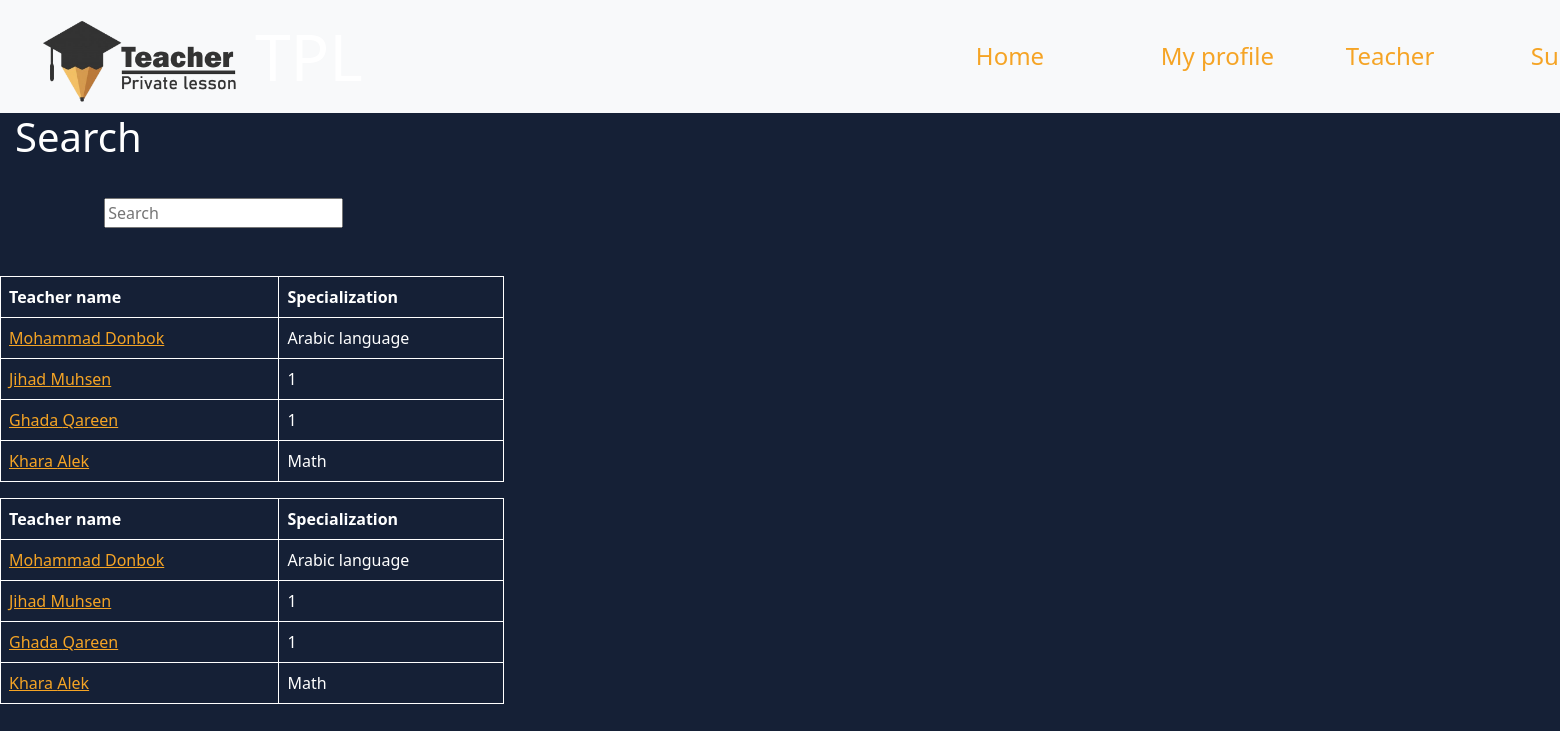
/home/, run on the app's committed database.
### TPL_app/models.py (models this page shows)
class Teacher(models.Model):
    first_name = models.CharField(max_length=255)
    last_name = models.CharField(max_length=255)
    occupation = models.CharField(max_length=255)
    specialization = models.CharField(max_length=255)
    education = models.CharField(max_length=255)
    email = models.CharField(max_length=255, null=True)
    password = models.CharField(max_length=255, null=True)
    created_at = models.DateTimeField(auto_now_add=True)
    updated_at = models.DateTimeField(auto_now=True)

### TPL_app/views.py (the view, shortened to what this page needs)
# urls.py: 2. Add a URL to urlpatterns:  path('', views.home, name='home')
def home(request):
    context = {}
    url_parameter = request.GET.get("q")
    print(url_parameter)
    if url_parameter:
        teachers = Teacher.objects.filter(first_name__icontains=url_parameter)
        teacher_subject = Teacher.objects.filter(specialization__icontains=url_parameter)
    else:
        teachers = Teacher.objects.all()
        teacher_subject = Teacher.objects.all()
    context['teachers'] = teachers
    context['specialization'] = teacher_subject
    return render(request, "home_page.html", context)

### TPL_app/templates/home_page.html (shortened to what this page needs)
<!DOCTYPE html>
<html lang="en">
<head>
    {% load static %}
    <link rel="stylesheet" href="https://use.fontawesome.com/releases/v5.8.2/css/all.css">
    <link rel="stylesheet" href="{% static 'css/home_page_style.css' %}" media="screen">
    <link href="https://cdn.jsdelivr.net/npm/bootstrap@5.0.0-beta1/dist/css/bootstrap.min.css" rel="stylesheet">
</head>
<body>
    <nav class="navbar navbar-expand-lg navbar-light bg-light">
        <div class="head">
            <img src="{% static 'images/logo1.png' %}" width="200px">
            <h1 class="display-3" >TPL</h1>
        </div>
        <div class="collapse navbar-collapse" id="navbarSupportedContent">
            <ul class="navbar-nav me-auto mb-2 mb-lg-0">
            <li class="nav-item">
                <a class="nav-link active" href="#">Home</a>
            </li>
            <li class="nav-item">
                <a class="nav-link active" href="#">My profile</a>
            </li>
            <li class="nav-item">
                <a class="nav-link active" href="#">Teacher</a>
            </li>
            <li class="nav-item">
                <a class="nav-link active" href="#">Subjects</a>
            </li>
            </ul>
        </nav>
            <div>
                <h1>Search</h1>
              <div>
                <i id="search-icon" class="fas"></i>
                <input id="user-input" placeholder="Search" >
                <br>
                <br>
                <br>
              </div>
            </div>
            <div>
              <div id="replaceable-content">
                {% include 'search.html' %}
            </div>
              </div>
</body>
</html>

### TPL_app/templates/search.html
<div class="row">
    <div class="col-4">
{% if teachers %}
    <table class="table">
        <thead>
            <th>Teacher name</th>
            <th>Specialization</th>
        </thead>
        <tbody>
            {% for teacher in teachers %}
            <tr>
            <td><a href="teacher-profile/{{teacher.id}}">{{teacher.first_name}} {{teacher.last_name}}</a></td>
            <td>{{teacher.specialization}}</td>
            </tr>
            {% endfor %}
            </tbody>
        {% else %}
        <div>No teachers found.</div>
    </ul>
{% endif %}
    </div>
    <div class="col-4">
{% if specialization %}
    <table class="table">
        <thead>
            <th>Teacher name</th>
            <th>Specialization</th>
        </thead>
        <tbody>
        {% for subject in specialization %}
        <tr>
        <td><a href="teacher-profile/{{subject.id}}">{{subject.first_name}} {{subject.last_name}}</a></td>
        <td>{{subject.specialization}}</td>
        </tr>
        {% endfor %}
        </tbody>
        {% else %}
        <div>No subjects found.</div>
{% endif %}
</div>
</div>

### TPL_app/static/css/home_page_style.css (style rules this page uses)
.head { display: inline-flex; margin: 10px 0 0 40px; width: 400px; align-items: center; }
.head img { display: inline-block; }
h1 { display: inline-block; margin-left: 15px; color: white !important; }
ul { display: inline-block; margin-left: 600px !important; width: 500px !important; }
.navbar-nav .nav-link { width: 180px !important; margin-left: 5px !important; font-size: x-large; }
body { background-color:#152036 !important; }
a { color: rgb(245 164 37) !important; }
.table tr td { border: 1px solid rgb(255, 255, 255); color: white !important; }
.table thead th { border: 1px solid rgb(255, 255, 255); }
.fas { width: 100px ; height: 50px; }
.table { color: white !important; }

### data on the page
Teacher: first_name "Mohammad", last_name "Donbok", specialization "Arabic language"
Teacher: first_name "Jihad", last_name "Muhsen", specialization "1"
Teacher: first_name "Ghada", last_name "Qareen", specialization "1"
Teacher: first_name "Khara", last_name "Alek", specialization "Math"
